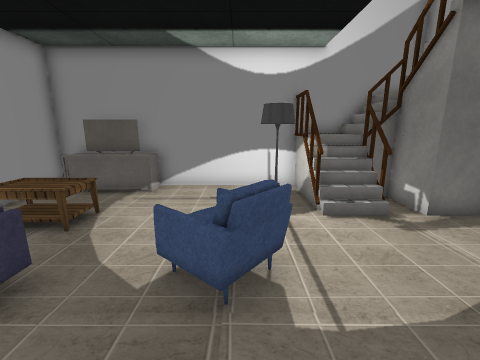
[1] (above)

12 first-person views from a walk through a scene from a Unity 3-D project. The camera is 1.3 m above the floor, tilts 12° down and sees 90° across. The floor is counted in squares, 0.5 m on a side. Each view is taken from the middle of a square. On the plan, view 1 faces up. The plan holds only what a view shows up to about 17 squares ahead; the rest is blank. Door leaves are left out, so doorways stand open. Some surface patterns are stand-ins.

[2]
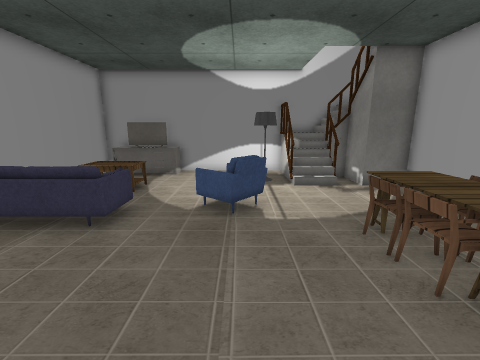

[3]
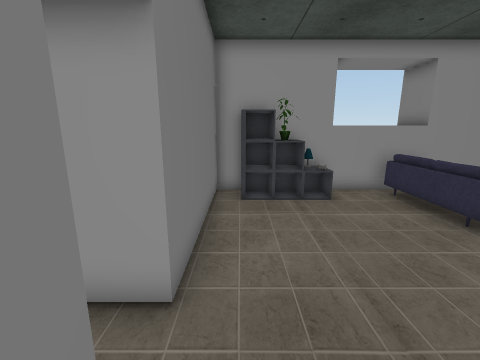

[4]
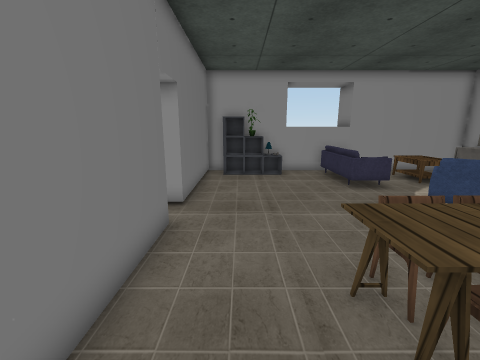

[5]
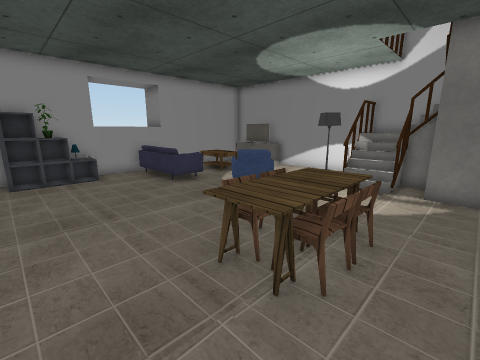

[6]
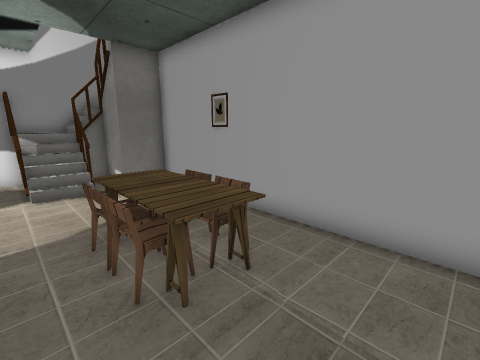

[7]
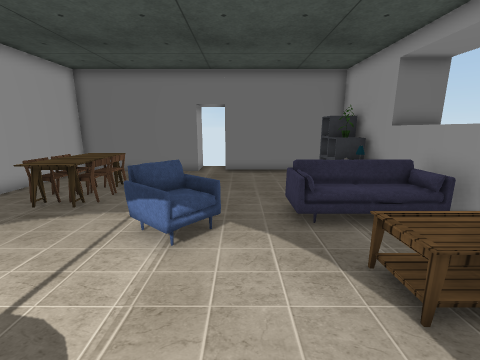

[8]
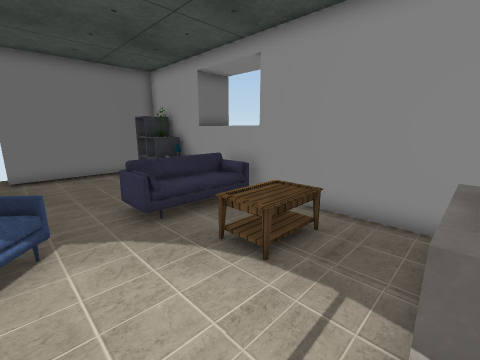

[9]
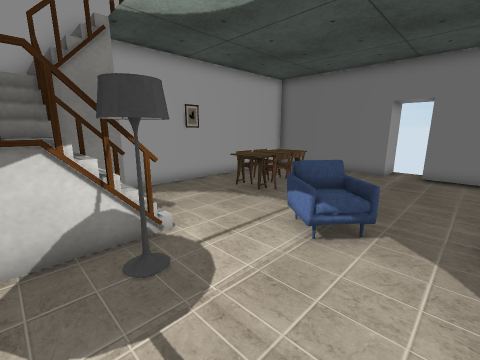

[10]
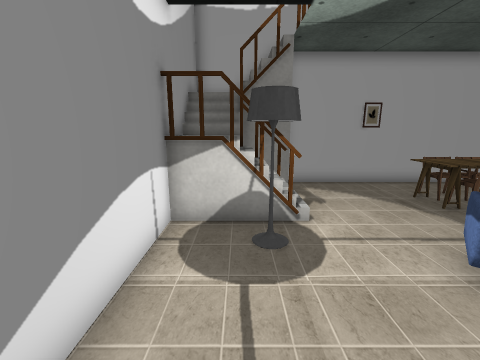

[11]
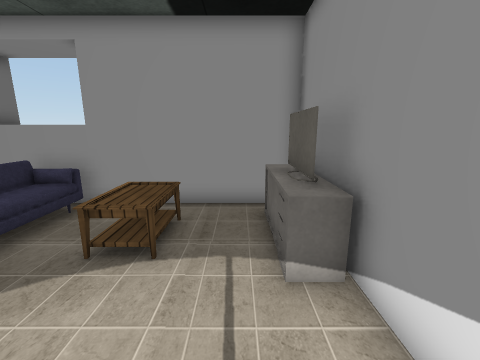

[12]
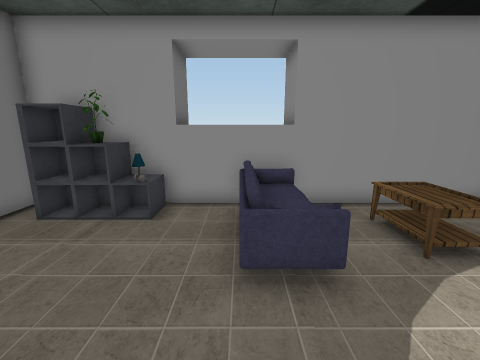

### Floor plan
Points are (right, up) in squares from view 1. A wall is a line through its corners. A room is listed if a view was taken in it or the views show most of it. See-through windows are left out.
Room 1 (views 1, 2, 3, 4, 5, 6, 7, 8, 9, 10, 11, 12)
walls: (2.4, 7.2) (2.4, 11); (2.6, 7.8) (2.6, 7.4); (-8.2, 1.6) (-8.2, -1.6); (-8.1, 3.8) (-10.2, 3.8); (5.8, 6.9) (5.8, 8.9); (-8.2, -2.4) (-8.2, -5) (-1.1, -5) (-1.1, -6.4); (0.6, -7.1) (0.6, -5) (7.8, -5) (7.8, 11) (-8.2, 11) (-8.2, 3.4); (-10.4, -0.1) (-8.2, -0.1)
low walls: (4.6, 7.2) (4.6, 9.5); (4.6, 7.8) (2.6, 7.8); (4.6, 8.6) (2.5, 8.6)
ways out: open door at (-0.5, -6)
objects: plant (-8, -2); sofa (-8, 2) to (-4, 4); other object (-7, -4) to (-7, -3); table (-7, 6) to (-4, 7); TV (-7, 10) to (-6, 10); TV (-5, 10); TV (-4, 10); armchair (-1, 3) to (1, 4); lamp (1, 8); chair (3, -1) to (3, 0); chair (3, 1) to (3, 2); table (4, -1) to (5, 2); chair (5, 0) to (6, 0); chair (5, 1) to (6, 1)

Where each view was taken, in squares from view 1:
view 1: 0 up, 0 right, facing up
view 2: 4 down, 0 right, facing up
view 3: 4 down, 2 right, facing left
view 4: 3 down, 7 right, facing left
view 5: 4 down, 7 right, facing up-left
view 6: 4 down, 2 right, facing up-right
view 7: 10 up, 2 left, facing down
view 8: 10 up, 1 left, facing down-left
view 9: 10 up, 3 left, facing down-right
view 10: 9 up, 4 left, facing right
view 11: 9 up, 0 right, facing left
view 12: 2 up, 0 right, facing left
